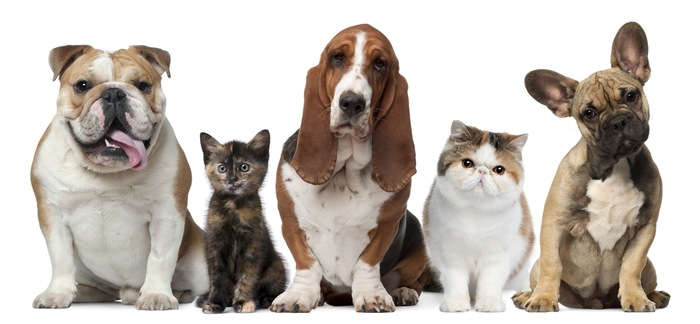
#> input picture CV and IP/ImgData/input/catdog.jpg, 700 x 324 px, found by its file name
$ python catdetect.py
#> lines starting #> are read from the running program, lines starting #| are printed output that depends on the picture; after the words box and inside, x2 and y2 are one past the last pixel; in counts of white or black regions, pixels touching at a corner belong together
import cv2 as cv


#Reading a Haaarcascade file which is similar to reading an input dataset in Machine Learning. We can also make our own file, but here we are using one which is already made.
cat = cv.CascadeClassifier("D:\\ImgData\\input\\haarcascade_frontalcatface.xml")

#Reading an image and converting it into gray scale. (Most of the functions process gray scale images)
img = cv.imread("D:\\ImgData\\input\\catdog.jpg")
#> img is the input picture: shape (324, 700, 3); mean B, G, R 178.6, 185.6, 193.6
img_gray = cv.cvtColor(img, cv.COLOR_BGR2GRAY)
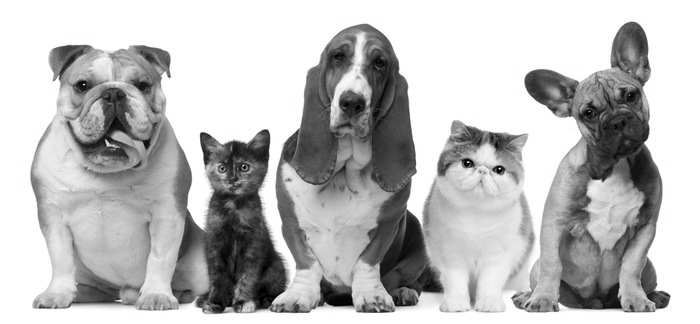
#> img_gray: shape (324, 700); min 0, max 255, mean 187.2

#Detecting cat face
cats = cat.detectMultiScale(img_gray, 1.1, 1)
#> cats = [[448, 134, 68, 68]]
#detectMultiScale function takes 3 to 5 arguments, first one being the image, second one being scale_factor to reduce image size, third one being minimum neighbours.
#It returns an array tuples containing x coordinate, y coordinate, width, and height.

#Setting a for loop to show all the detected faces.
for (x,y,w,h) in cats:
    img = cv.rectangle(img, (x,y), (x+w,y+h), (200, 150, 150), 4)
#> this loop made 1 pass
#> pass 1, `img = cv.rectangle(img, (x,y), (x+w,y+h), (200, 150, 150), 4)`:
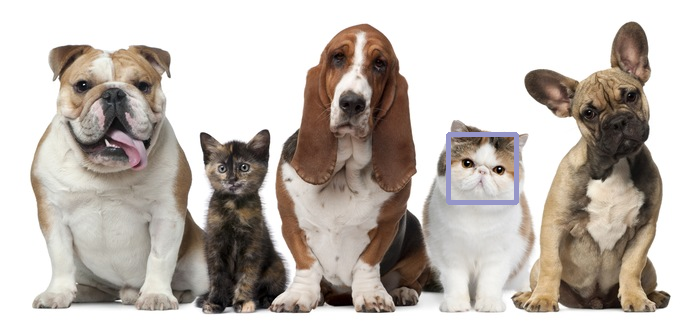
#> img: shape (324, 700, 3); 0.59% of pixels changed, all inside (x1, y1, x2, y2) = (446, 132, 519, 205)

img = cv.resize(img, (512, 366))
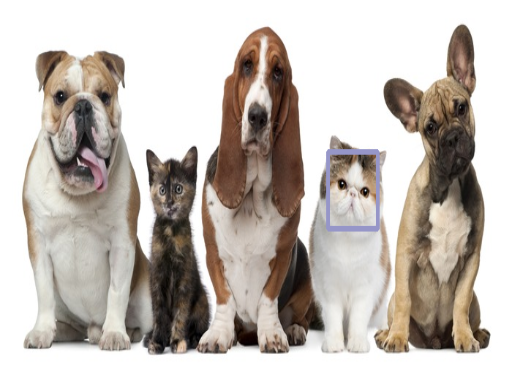
#> img: shape (366, 512, 3); mean B, G, R 178.8, 185.5, 193.3
cv.imshow("Cat", img)
cv.waitKey()
cv.destroyAllWindows()

$ run again, with CV and IP/ImgData/input/apple.jpg copied over CV and IP/ImgData/input/catdog.jpg
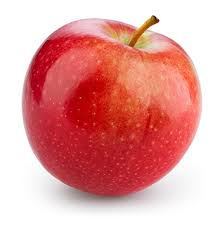
#> input picture CV and IP/ImgData/input/apple.jpg, 222 x 227 px, found by its file name
#> img is the input picture: shape (227, 222, 3); mean B, G, R 158.5, 160.7, 227.9
#> `img_gray = cv.cvtColor(img, cv.COLOR_BGR2GRAY)`:
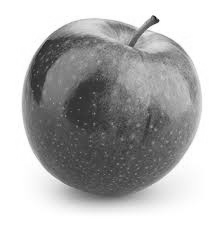
#> img_gray: shape (227, 222); min 13, max 255, mean 180.5
#> cats = ()
#> `img = cv.resize(img, (512, 366))`:
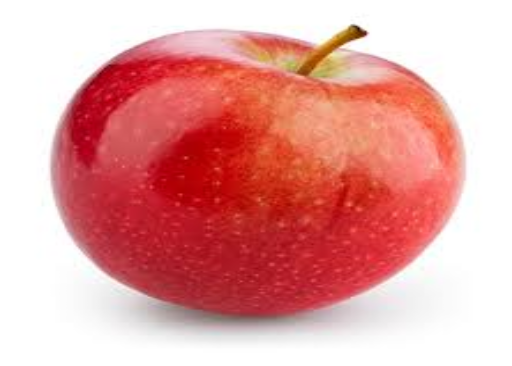
#> img: shape (366, 512, 3); mean B, G, R 158.4, 160.6, 227.8

$ run again, with CV and IP/ImgData/input/balls.jpg copied over CV and IP/ImgData/input/catdog.jpg
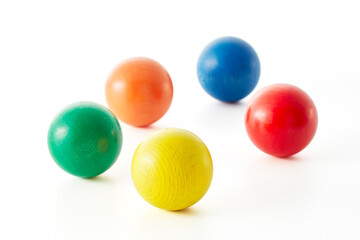
#> input picture CV and IP/ImgData/input/balls.jpg, 360 x 240 px, found by its file name
#> img is the input picture: shape (240, 360, 3); mean B, G, R 212.2, 226.3, 230.9
#> `img_gray = cv.cvtColor(img, cv.COLOR_BGR2GRAY)`:
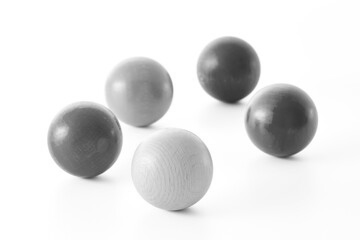
#> img_gray: shape (240, 360); min 48, max 255, mean 226.1
#> cats = ()
#> `img = cv.resize(img, (512, 366))`:
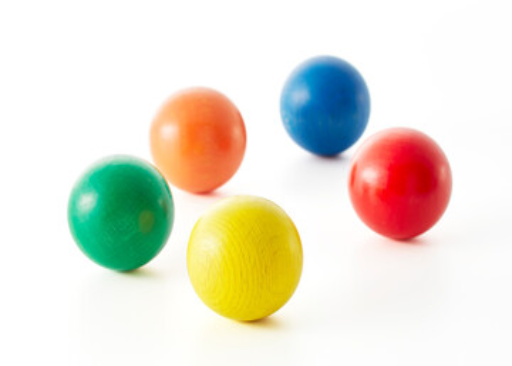
#> img: shape (366, 512, 3); mean B, G, R 212.2, 226.3, 230.8
